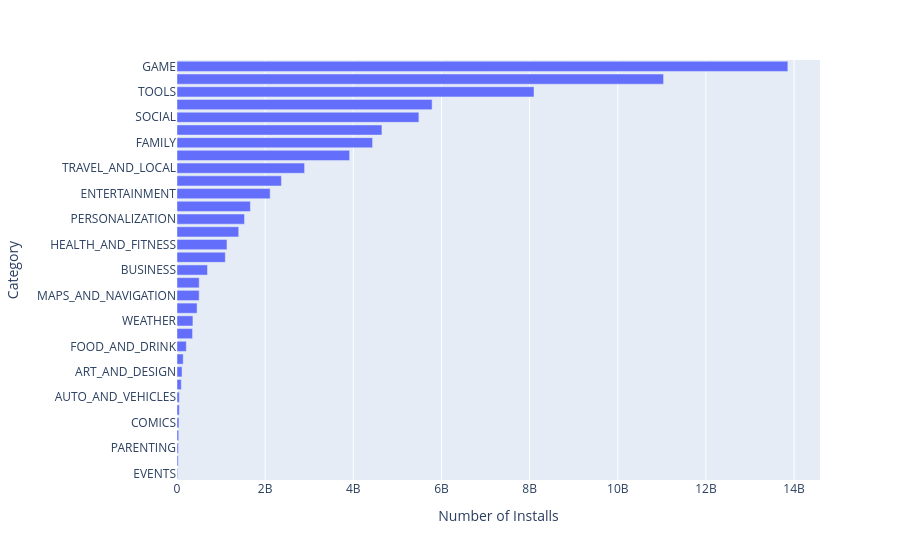

The cell this chart's notebook holds for it:
### Code cell
horizontal_bar_chart = px.bar(x=category_installs.Installs, y=category_installs.index, orientation='h') 
horizontal_bar_chart.update_layout(xaxis_title='Number of Installs', 
                                   yaxis_title='Category', 
                                   height=500) 
horizontal_bar_chart.show()

### Figure 1 — Plotly figure (JSON) as saved in the notebook; plotly's stock layout.template omitted (floating-point values rounded to 4 significant figures)
{"data": [{"alignmentgroup": "True", "hovertemplate": "x=%{x}<br>y=%{y}<extra></extra>", "legendgroup": "", "marker": {"color": "#636efa", "pattern": {"shape": ""}}, "name": "", "offsetgroup": "", "orientation": "h", "showlegend": false, "textposition": "auto", "type": "bar", "x": [15949410, 26916200, 31116110, 39162676, 44931100, 52083000, 53129800, 97082000, 114233100, 140912410, 211677750, 352852000, 361096500, 455249400, 503267560, 503611120, 692018120, 1096431465, 1134006220, 1400331540, 1532352930, 1665791655, 2113660000, 2369110650, 2894859300, 3916897200, 4437554490, 4649143130, 5487841475, 5788070180, 8099724500, 11039241530, 13858762717], "xaxis": "x", "y": ["EVENTS", "BEAUTY", "PARENTING", "MEDICAL", "COMICS", "LIBRARIES_AND_DEMO", "AUTO_AND_VEHICLES", "HOUSE_AND_HOME", "ART_AND_DESIGN", "DATING", "FOOD_AND_DRINK", "EDUCATION", "WEATHER", "FINANCE", "MAPS_AND_NAVIGATION", "LIFESTYLE", "BUSINESS", "SPORTS", "HEALTH_AND_FITNESS", "SHOPPING", "PERSONALIZATION", "BOOKS_AND_REFERENCE", "ENTERTAINMENT", "NEWS_AND_MAGAZINES", "TRAVEL_AND_LOCAL", "VIDEO_PLAYERS", "FAMILY", "PHOTOGRAPHY", "SOCIAL", "PRODUCTIVITY", "TOOLS", "COMMUNICATION", "GAME"], "yaxis": "y"}], "layout": {"autosize": true, "barmode": "relative", "legend": {"tracegroupgap": 0}, "margin": {"t": 60}, "xaxis": {"anchor": "y", "autorange": true, "domain": [0, 1], "range": [0, 14590000000.0], "title": {"text": "Number of Installs"}, "type": "linear"}, "yaxis": {"anchor": "x", "autorange": true, "domain": [0, 1], "range": [-0.5, 32.5], "title": {"text": "Category"}, "type": "category"}}}
